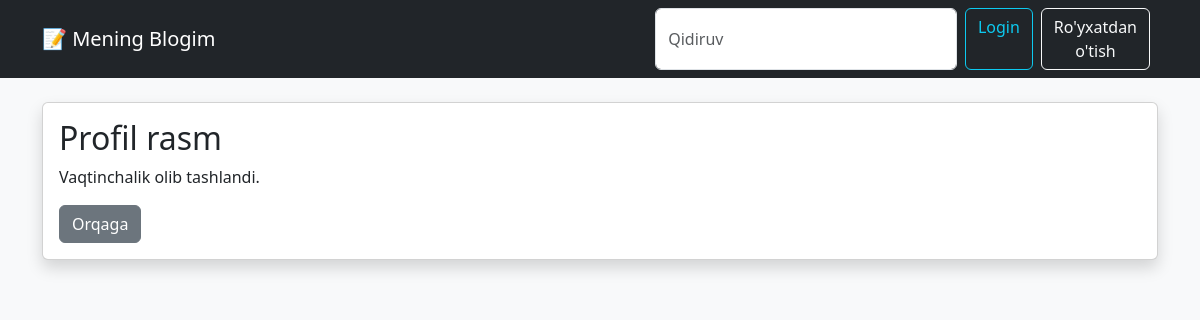
The app's page /post/17/, older data.
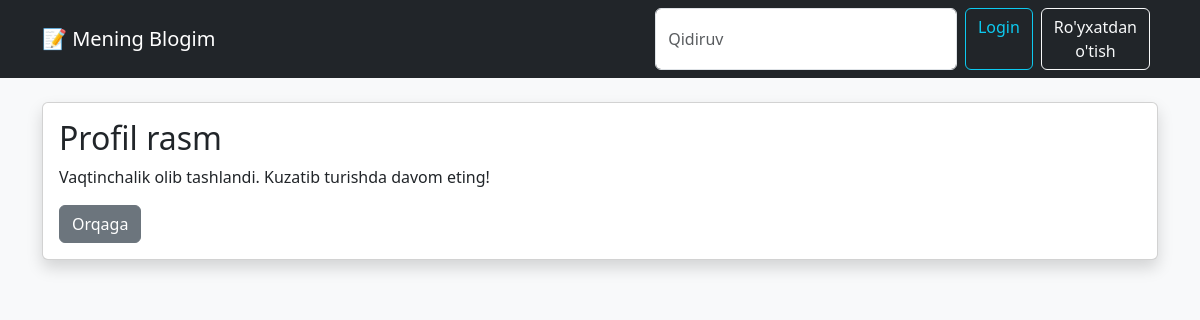
The same page, newer data.
### posting/models.py (models this page shows, shortened)
class Post(models.Model):
    title = models.CharField(max_length=255)
    content = models.TextField()
    image = models.ImageField(upload_to='posts/', null=True, blank=True)
    created_at = models.DateTimeField(auto_now_add=True)
    updated_at = models.DateTimeField(auto_now=True)

### posting/views.py (the view)
# urls.py: path('post/<int:pk>/', views.post_detail, name='post_detail'),
def post_detail(request, pk):
    post = get_object_or_404(Post, pk=pk)
    return render(request, 'detail.html', {'post': post})

### templates/detail.html (shortened to what this page needs)
{% extends 'base.html' %}
{% block content %}
<div class="card shadow">
    <div class="card-body">
        <h2>{{ post.title }}</h2>
        <p>{{ post.content }}</p>
        <a href="{% url 'post_list' %}" class="btn btn-secondary">
            Orqaga
        </a>
    </div>
</div>
{% endblock %}

Row changes from the older to the newer data that the page shows:
changed Post "Profil rasm": content "Vaqtinchalik olib tashlandi." → "Vaqtinchalik olib tashlandi. Kuzatib turishda davom eting!"
